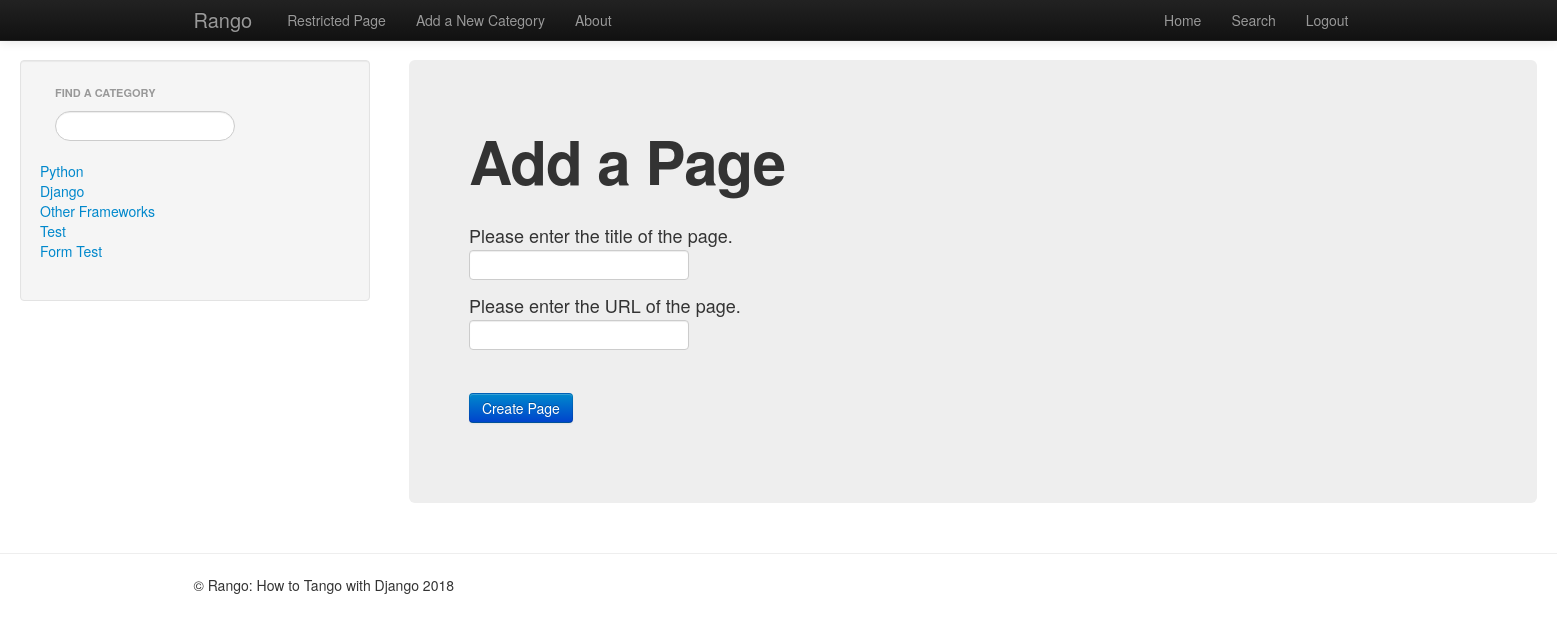
/rango/category/python/add_page/ (signed in), run on the app's committed database.
### rango/models.py (models this page shows, shortened)
class Category(models.Model):
    name = models.CharField(max_length=128, unique=True)
    views = models.IntegerField(default=0)
    likes = models.IntegerField(default=0)
    slug = models.SlugField()

### rango/views.py (the view)
# urls.py: url(r'^category/(?P<category_name_slug>[\w\-]+)/add_page/$', views.add_page, name='add_page'),
@login_required
def add_page(request, category_name_slug):
    try:
        cat = Category.objects.get(slug=category_name_slug)
    except Category.DoesNotExist:
            cat = None
    if request.method == 'POST':
        form = PageForm(request.POST)
        if form.is_valid():
            if cat:
                page = form.save(commit=False)
                page.category = cat
                page.views = 0
                page.save()
                return category(request, category_name_slug)
            else:
                print(form.errors)
    else:
        form = PageForm()
    context_dict = {'form': form, 'category': cat, 'category_name_slug': category_name_slug}
    return render(request, 'rango/add_page.html', context_dict)

### rango/forms.py (shortened to what this page needs)
class PageForm(forms.ModelForm):
    title = forms.CharField(max_length=128, help_text="Please enter the title of the page.")
    url = forms.URLField(max_length=200, help_text="Please enter the URL of the page.")
    views = forms.IntegerField(widget=forms.HiddenInput(), initial=0)
    class Meta:
        model = Page
        exclude = ('category',)

### rango/templatetags/rango_extras.py (called while the page is built)
@register.inclusion_tag('rango/cats.html')
def get_category_list(cat=None):
    return {'cats': Category.objects.all(), 'act_cat': cat}

### templates/rango/add_page.html (shortened to what this page needs)
{% extends 'base.html' %}
{% load staticfiles %}
{% block body_block %}
<div class="hero-unit">
    <h1>Add a Page</h1>
    <br />
    <div class="container">
    <form class="span6" id="page_form" method="post" action="/rango/category/{{ category_name_slug }}/add_page/">
      {% for field in form.visible_fields %}
        {{ field.help_text }} <br />
        {{ field }} <br />
      {% endfor %}
      <br />
      <button class="btn btn-primary" type="submit" name="submit">Create Page</button>
    </form>
  </div>
</div>
{% endblock %}

### templates/rango/cats.html
<ul class="nav nav-sidebar">
{% if cats %}
  {% for c in cats %}
    <li><a href="{% url 'category' c.slug %}">{{ c.name }}</a></li>
  {% endfor %}
{% else %}
  <li><strong>There are no categories present.</strong></li>
{% endif %}
</ul>

### data on the page
Category: name "Python"
Category: name "Django"
Category: name "Other Frameworks"
Category: name "Test"
Category: name "Form Test"

### other printed values
{{ field.help_text }} "Please enter the title of the page." "Please enter the URL of the page."
